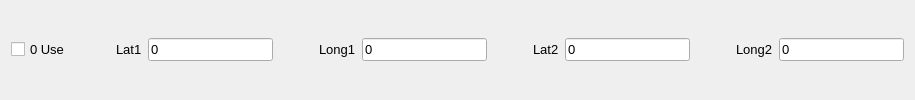
      <widget class="QWidget" name="widget_2" native="true">
       <property name="font">
        <font>
         <pointsize>10</pointsize>
        </font>
       </property>
       <layout class="QGridLayout" name="gridLayout">
        <item row="0" column="11">
         <widget class="QLabel" name="label_4">
          <property name="font">
           <font>
            <pointsize>10</pointsize>
           </font>
          </property>
          <property name="text">
           <string>Long2</string>
          </property>
         </widget>
        </item>
        <item row="0" column="5">
         <widget class="QLabel" name="label_2">
          <property name="font">
           <font>
            <pointsize>10</pointsize>
           </font>
          </property>
          <property name="text">
           <string>Long1</string>
          </property>
         </widget>
        </item>
        <item row="0" column="6">
         <widget class="QLineEdit" name="lineEdit_3">
          <property name="font">
           <font>
            <pointsize>10</pointsize>
           </font>
          </property>
          <property name="text">
           <string>0</string>
          </property>
         </widget>
        </item>
        <item row="0" column="4">
         <spacer name="horizontalSpacer">
          <property name="font">
           <font>
            <pointsize>10</pointsize>
           </font>
          </property>
          <property name="orientation">
           <enum>Qt::Horizontal</enum>
          </property>
          <property name="sizeHint" stdset="0">
           <size>
            <width>40</width>
            <height>20</height>
           </size>
          </property>
         </spacer>
        </item>
        <item row="0" column="12">
         <widget class="QLineEdit" name="lineEdit_4">
          <property name="font">
           <font>
            <pointsize>10</pointsize>
           </font>
          </property>
          <property name="text">
           <string>0</string>
          </property>
         </widget>
        </item>
        <item row="0" column="2">
         <widget class="QLabel" name="label">
          <property name="font">
           <font>
            <pointsize>10</pointsize>
           </font>
          </property>
          <property name="text">
           <string>Lat1</string>
          </property>
         </widget>
        </item>
        <item row="0" column="9">
         <widget class="QLineEdit" name="lineEdit_2">
          <property name="font">
           <font>
            <pointsize>10</pointsize>
           </font>
          </property>
          <property name="text">
           <string>0</string>
          </property>
         </widget>
        </item>
        <item row="0" column="8">
         <widget class="QLabel" name="label_3">
          <property name="font">
           <font>
            <pointsize>10</pointsize>
           </font>
          </property>
          <property name="text">
           <string>Lat2</string>
          </property>
         </widget>
        </item>
        <item row="0" column="10">
         <spacer name="horizontalSpacer_3">
          <property name="font">
           <font>
            <pointsize>10</pointsize>
           </font>
          </property>
          <property name="orientation">
           <enum>Qt::Horizontal</enum>
          </property>
          <property name="sizeHint" stdset="0">
           <size>
            <width>40</width>
            <height>20</height>
           </size>
          </property>
         </spacer>
        </item>
        <item row="0" column="0">
         <widget class="QCheckBox" name="checkBox">
          <property name="font">
           <font>
            <pointsize>10</pointsize>
           </font>
          </property>
          <property name="text">
           <string>0 Use</string>
          </property>
         </widget>
        </item>
        <item row="0" column="3">
         <widget class="QLineEdit" name="lineEdit">
          <property name="font">
           <font>
            <pointsize>10</pointsize>
           </font>
          </property>
          <property name="text">
           <string>0</string>
          </property>
         </widget>
        </item>
        <item row="0" column="7">
         <spacer name="horizontalSpacer_2">
          <property name="font">
           <font>
            <pointsize>10</pointsize>
           </font>
          </property>
          <property name="orientation">
           <enum>Qt::Horizontal</enum>
          </property>
          <property name="sizeHint" stdset="0">
           <size>
            <width>40</width>
            <height>20</height>
           </size>
          </property>
         </spacer>
        </item>
        <item row="0" column="1">
         <spacer name="horizontalSpacer_7">
          <property name="font">
           <font>
            <pointsize>10</pointsize>
           </font>
          </property>
          <property name="orientation">
           <enum>Qt::Horizontal</enum>
          </property>
          <property name="sizeHint" stdset="0">
           <size>
            <width>40</width>
            <height>20</height>
           </size>
          </property>
         </spacer>
        </item>
       </layout>
      </widget>
